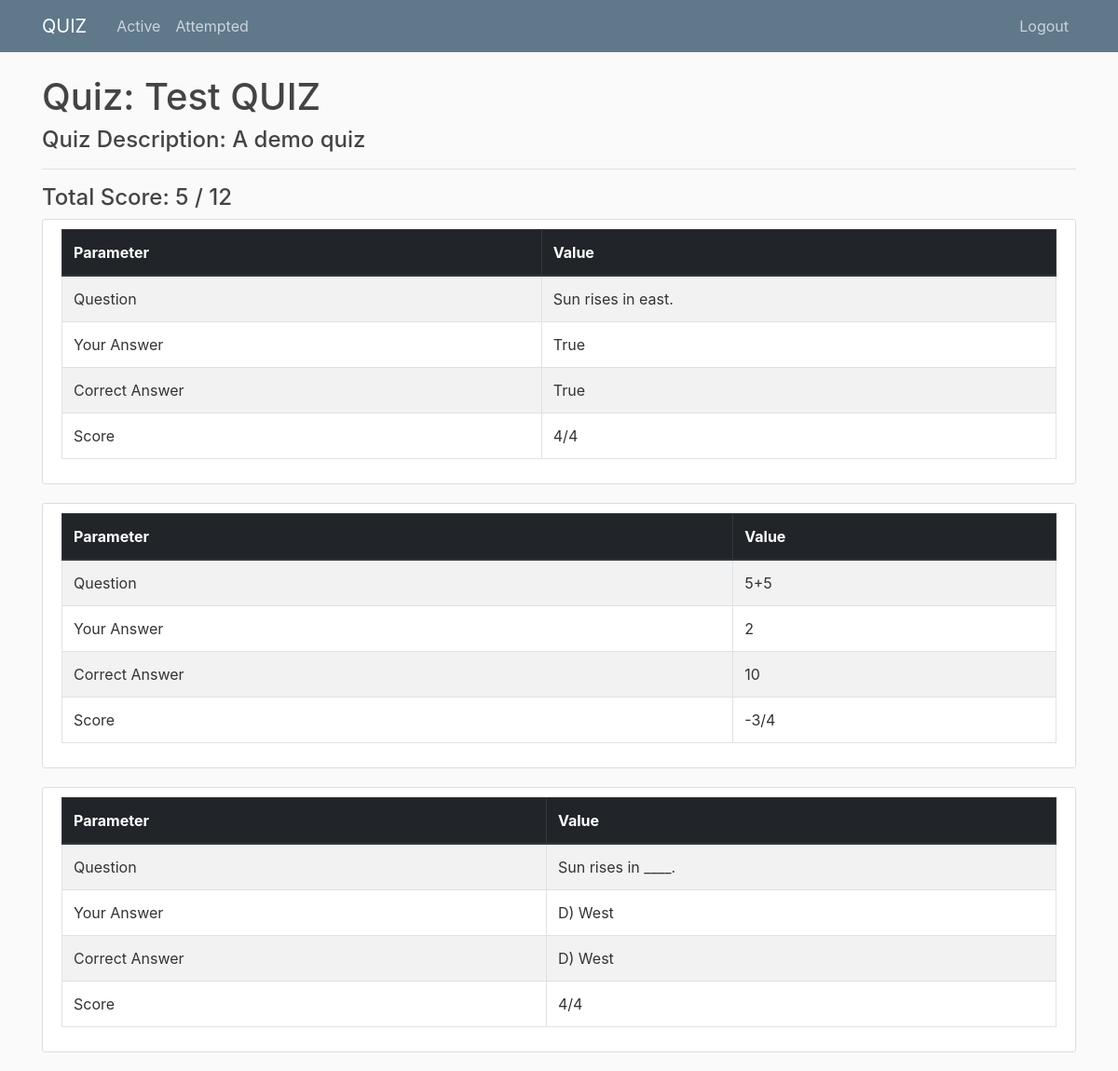
The page /attempt/25/result/ (signed in) on the database its author committed.
### quiz/models.py (models this page shows, shortened)
class Questionaire(models.Model):
    title = models.CharField(max_length=100)
    description = models.CharField(max_length=500, blank=True)
    author = models.ForeignKey(User, on_delete=models.CASCADE)
    private = models.BooleanField(default=False)
    PIN = models.PositiveIntegerField(default=0)

class Response(models.Model):
    question = models.ForeignKey(Question, on_delete=models.CASCADE)
    user = models.ForeignKey(User, on_delete=models.CASCADE)
    def get_score(self):
        if self.question.check_answer(self.TypedResponse.answer):
            return self.question.reward
        else:
            return -self.question.penalty
    def description_dict(self):
        d = {}
        d['Question'] = self.question.question
        d['Your Answer'] = self.TypedResponse.answer
        d['Correct Answer'] = self.question.TypedQuestion.answer
        d['Score'] = f'{self.get_score()}/{self.question.reward}'
        return d
    @property
    def TypedResponse(self):
        try:
            return self.multiplechoiceresponse
        except MultipleChoiceResponse.DoesNotExist:
            pass
        try:
            return self.tfresponse
        except TFResponse.DoesNotExist:
            pass
        try:
            return self.numresponse
        except NumResponse.DoesNotExist:
            pass

class TFResponse(Response):
    answer = models.BooleanField()

class Question(models.Model):
    questionaire = models.ForeignKey(Questionaire, on_delete=models.CASCADE)
    question = models.CharField(max_length=500)
    reward = models.PositiveIntegerField(default=0)
    penalty = models.PositiveIntegerField(default=0)
    def check_answer(self, answer):
        return self.TypedQuestion.answer == answer
    @property
    def TypedQuestion(self):
        try:
            return self.multiplechoicequestion
        except MultipleChoiceQuestion.DoesNotExist:
            pass
        try:
            return self.tfquestion
        except TFQuestion.DoesNotExist:
            pass
        try:
            return self.numquestion
        except NumQuestion.DoesNotExist:
            pass

class NumResponse(Response):
    answer = models.IntegerField()

class MultipleChoiceResponse(Response):
    answer = models.CharField(max_length=1, choices=MCQ_TYPE_CHOICES)
    def description_dict(self):
        d = super().description_dict()
        d['Your Answer'] = f"{self.answer}) {self.question.TypedQuestion.get_option(self.answer)} "
        d['Correct Answer'] = f"{self.question.TypedQuestion.answer}) {self.question.TypedQuestion.get_option(self.question.TypedQuestion.answer)}"
        return d

### quiz/views.py (the view)
# urls.py: path('attempt/<int:pk>/result/', views.quiz_result, name='quiz-result'),
@login_required
def quiz_result(request, pk):
    if request.user.quizuser.user_type != 'QT':
        raise PermissionDenied
    if pk not in [q.pk for q in get_answered_quizzes(request.user)]:
        raise PermissionDenied
    quiz = Questionaire.objects.get(pk=pk)
    responses = Response.objects.filter(
        question__questionaire=quiz, user=request.user)
    responses = [r.TypedResponse for r in responses]
    context = {
        'responses': responses,
        'quiz': quiz,
        'score': sum([r.get_score() for r in responses]),
        'total': sum([r.question.reward for r in responses])
    }
    return render(request, 'quiz/quiz_result.html', context)

### quiz/models.py (called while the page is built)
    def get_option(self, option):
        if option == 'A':
            return self.option_A
        elif option == 'B':
            return self.option_B
        elif option == 'C':
            return self.option_C
        elif option == 'D':
            return self.option_D
        else:
            raise ValueError('Invalid option')

### quiz/views.py (called while the page is built)
def get_answered_quizzes(user):
    answered_questions = user.response_set.all()
    answered_quizzes_id = set(
        [q.question.questionaire.pk for q in answered_questions])
    return [Questionaire.objects.get(pk=q) for q in answered_quizzes_id]

### quiz/templates/quiz/quiz_result.html
{% extends "quiz/base.html" %}
{% block content %}
<h1>Quiz: {{ quiz.title }}</h1>
{% if quiz.description %}
<h4>Quiz Description: {{ quiz.description }}</h4>
{% endif %}
<hr>
<h4>Total Score: {{score}} / {{total}}</h4>
{% for response in responses %}
<article class="media content-section">
    <div class="media-body">
        <div class="table-responsive">
            <table class="table table-hover table-bordered table-striped">
                <thead class="thead-dark">
                    <tr>
                        <th scope="col">Parameter</th>
                        <th scope="col">Value</th>
                    </tr>
                </thead>
                <tbody>
                    {% for p,v in response.description_dict.items %}
                    <tr>
                        <td>{{ p }}</td>
                        <td>{{ v }}</td>
                    </tr>
                    {% endfor %}
                </tbody>
            </table>
        </div>
    </div>
</article>
{% endfor %}
{% endblock content %}

### quiz/static/quiz/main.css (style rules this page uses)
body { background: #fafafa; color: #333333; margin-top: 5rem; }
h1, h2, h3, h4, h5, h6 { color: #444444; }
.content-section { background: #ffffff; padding: 10px 20px; border: 1px solid #dddddd; border-radius: 3px; margin-bottom: 20px; }

### rows shown on the page
Questionaire: title "Test QUIZ", description "A demo quiz"
TFResponse: description_dict "Question" "Your Answer" "Correct Answer" "Score", description_dict "True" "True" "4/4"
Question: description_dict "Sun rises in east."
NumResponse: description_dict "Question" "Your Answer" "Correct Answer" "Score", description_dict "2" "10" "-3/4"
Question: description_dict "5+5"
MultipleChoiceResponse: description_dict "Question" "Your Answer" "Correct Answer" "Score", description_dict "D) West" "D) West" "4/4"
Question: description_dict "Sun rises in ____."

### other values the page prints
{{ score }} "5"
{{ total }} "12"
